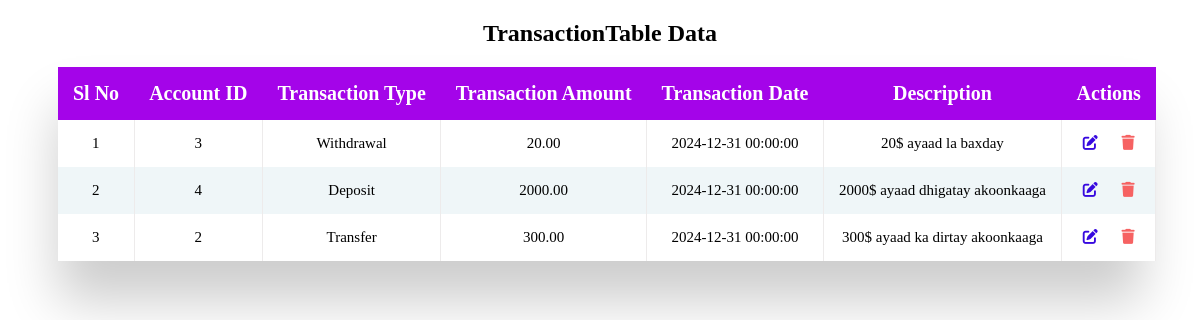
The page /transactions/transaction_data.php on the database its author committed.
### tables this page shows
CREATE TABLE `transactions` (
  `TransactionID` int(11) NOT NULL,
  `AccountID` int(11) NOT NULL,
  `TransactionType` varchar(90) NOT NULL,
  `Amount` decimal(15,2) NOT NULL,
  `TransactionDate` datetime NOT NULL DEFAULT current_timestamp(),
  `Description` text DEFAULT NULL
);

### transactions/transaction_data.php (the view, shortened to what this page needs)
<?php include('../includes/connection.php');
?>
<!DOCTYPE html>
<html lang="en">
  <head>
    <link rel="stylesheet" href="transaction_data.css" />
    <link
      rel="stylesheet"
      href="https://cdnjs.cloudflare.com/ajax/libs/font-awesome/6.5.1/css/all.min.css"
    />
  </head>
  <body>
    <h2>TransactionTable Data</h2>
    <div class="table_container">
      <table class="table">
    <?php
    $select_query="Select * from `transactions`";
    $result=mysqli_query($conn,$select_query);
    $i=1;
    if(mysqli_num_rows($result)>0){
      echo "  <thead>
      <tr>
        <th>Sl No</th>
        <th>Account ID</th>
        <th>Transaction Type</th>
        <th>Transaction Amount</th>
        <th>Transaction Date</th>
        <th>Description</th>
        <th>Actions</th>
      </tr>
    </thead>
    <tbody>";
       while( $row=mysqli_fetch_assoc($result)){
            $id=$row['TransactionID'];
$account=$row['AccountID'];
$type=$row['TransactionType'];
$amount=$row['Amount'];
$date=$row['TransactionDate'];
$Description=$row['Description'];
echo " <tr>
<td>$i</td>
<td>$account</td>
<td>$type</td>
<td>$amount</td>
<td>$date</td>
<td>$Description</td>
<td>
<a href='transaction_update.php?update_id=$id'><i class='fa-solid fa-pen-to-square'></i></a>
<a href='transaction_delete.php?delete_id=$id'><i class='fa-solid fa-trash'></i></a>
</td>
</tr>";
$i++;
        }
      }
    else{
        echo "<h3 class='no_records'>No Records to display</h3>";
    }
?>          </tbody>
      </table>
    </div>

### transactions/transaction_data.css (style rules this page uses)
.table_container { margin: 20px 50px 50px; box-shadow: 0px 40px 50px rgba(0, 0, 0, 0.2); }
.table { font-size: 12px; border-collapse: collapse; width: 100%; max-width: 100%; white-space: nowrap; background-color: #fff; }
.table th { font-size: 20px; }
.table td, .table th { text-align: center; padding: 15px; }
.table td { border-right: 1px solid #edebeb; font-size: 15px; }
.table thead th { color: #fff; background: #a404e9; }
.table tr:nth-child(even) { background: #eff6f8; }
.fa-pen-to-square { color: #3709df; margin-right: 20px; }
.fa-trash { color: rgb(246, 98, 98); }
h2 { text-align: center; font-weight: bold; }

### rows shown on the page
transactions: AccountID "3", TransactionType "Withdrawal", Amount "20.00", TransactionDate "2024-12-31 00:00:00", Description "20$ ayaad la baxday"
transactions: AccountID "4", TransactionType "Deposit", Amount "2000.00", TransactionDate "2024-12-31 00:00:00", Description "2000$ ayaad dhigatay akoonkaaga"
transactions: AccountID "2", TransactionType "Transfer", Amount "300.00", TransactionDate "2024-12-31 00:00:00", Description "300$ ayaad ka dirtay akoonkaaga"
